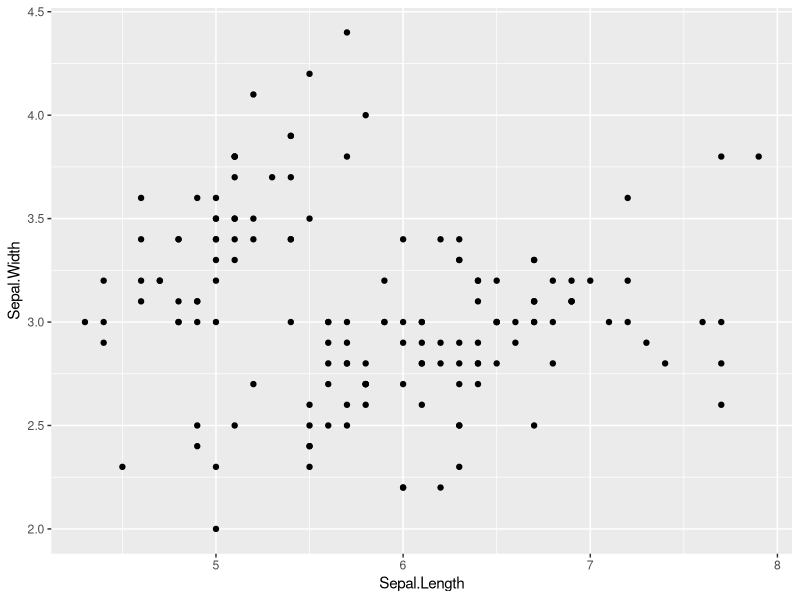
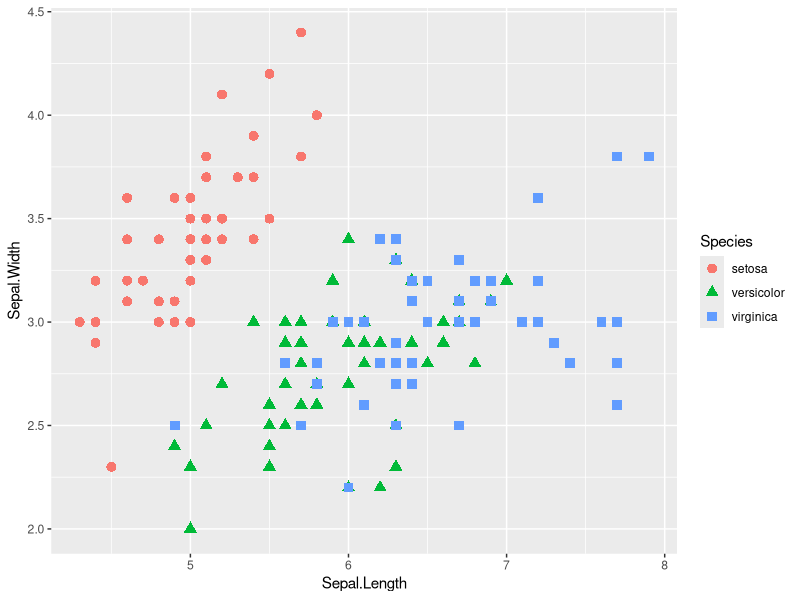
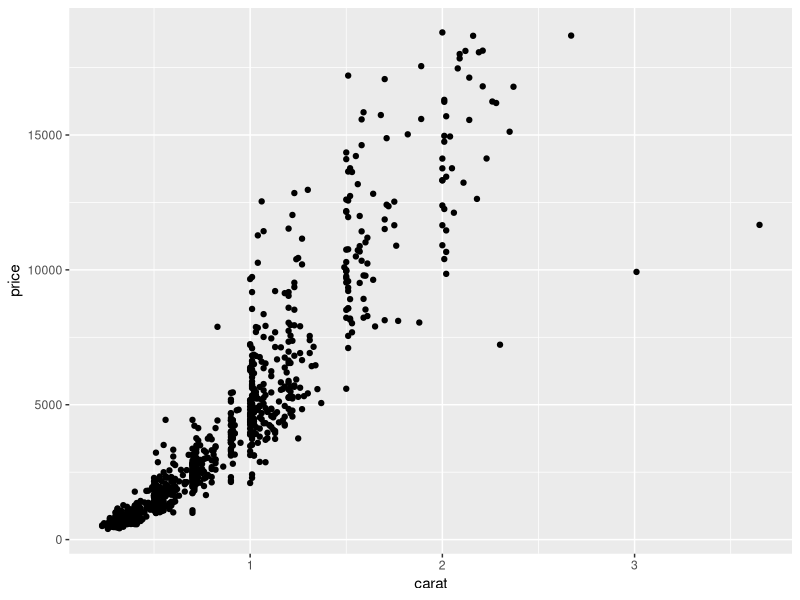
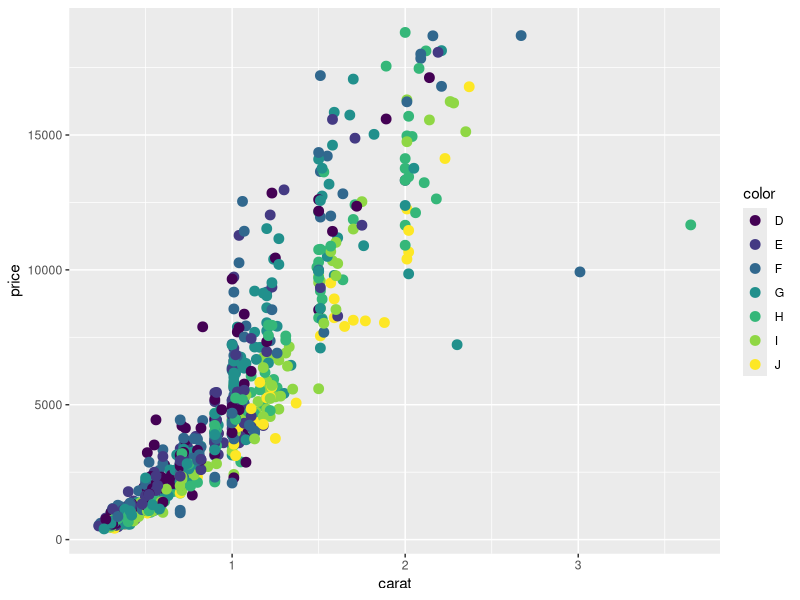
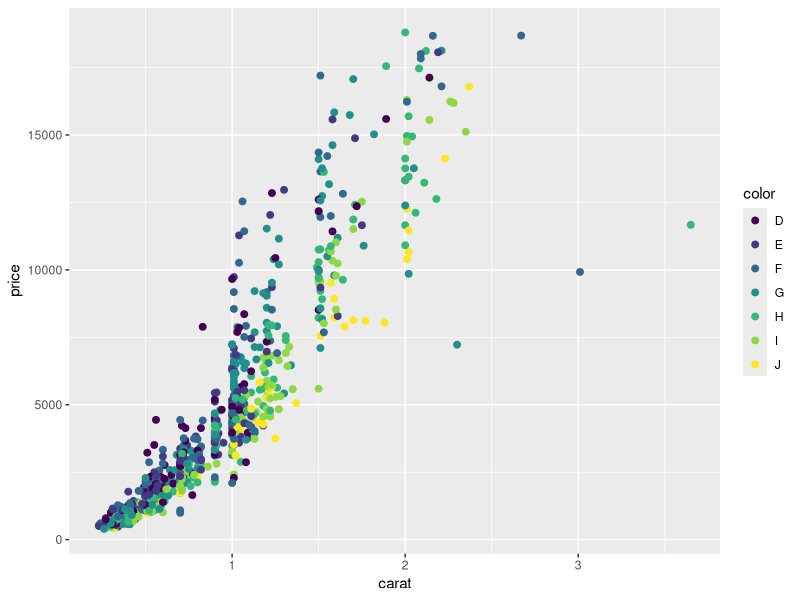
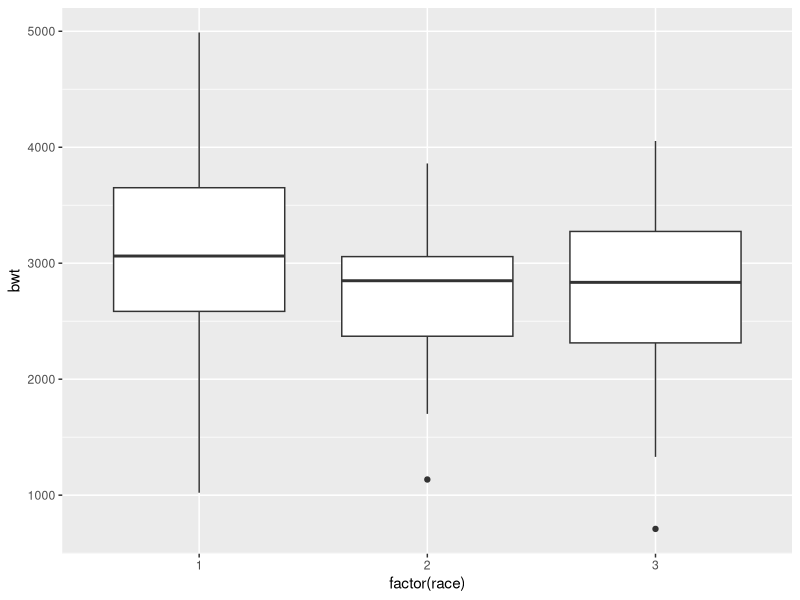
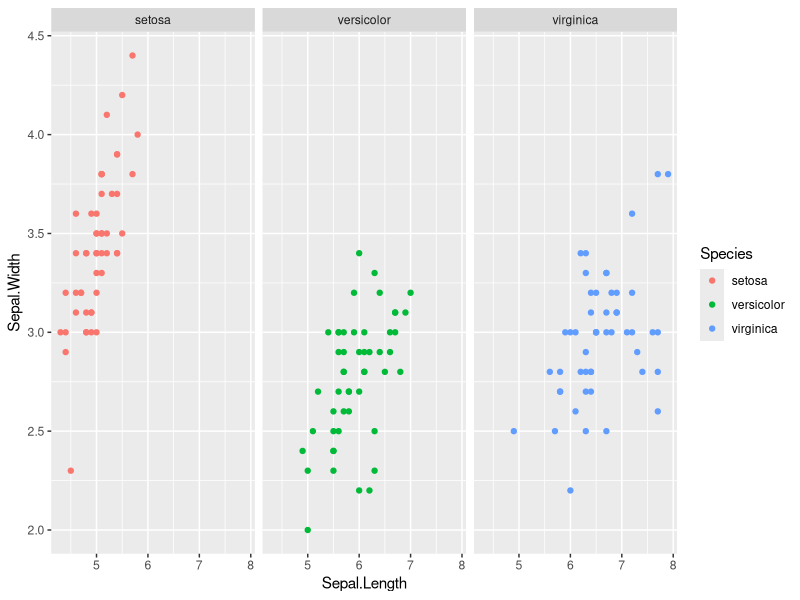
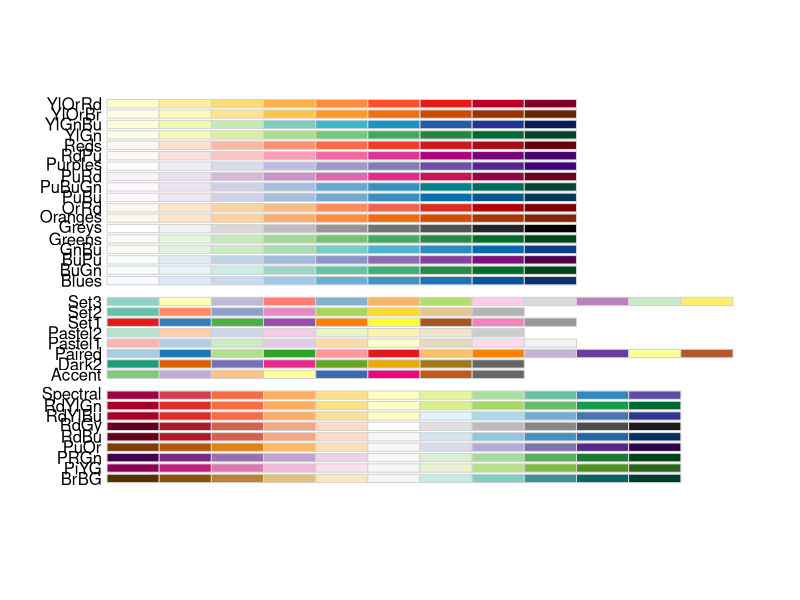

The R source for these figures, in order: (Note: this script raises an error after producing the figures.)
install.packages("ggplot2",dependencies=TRUE)
install.packages("plyr")
install.packages("ggthemes")
install.packages("reshape2")

library("ggplot2")
library("plyr")
library("ggthemes")
library("reshape2")
head(iris)
df <- melt(iris, id.vars = "Species")
myplot <- ggplot(data = iris, aes(x = Sepal.Length, y = Sepal.Width))
myplot + geom_point()
ggplot(iris, aes(Sepal.Length, Sepal.Width, color = Species)) + geom_point(aes(shape = Species),size = 3)
d2 <- diamonds[sample(1:dim(diamonds)[1], 1000), ]
my2ndplot <- ggplot(data = d2, aes(x = carat, y = price))
my2ndplot + geom_point()
ggplot(d2, aes(carat, price, color = color)) + geom_point(size = 3)
ggplot(d2, aes(carat, price, color = color)) + geom_point(size = 2)

library(MASS)
ggplot(birthwt, aes(factor(race), bwt)) + geom_boxplot()
ggplot(iris, aes(Sepal.Length, Sepal.Width, color = Species)) + geom_point() + facet_wrap(~ Species)
library(RColorBrewer)
display.brewer.all()
df <- melt(iris,id.vars = "Species")
ggplot(df, aes(Species, value, fill = variable)) + geom_bar(stat = "identity", position = "dodge") + scale_fill_brewer(palette = "Set1")
h <- ggplot(faithful, aes(x = waiting))
h + geom_histogram(binwidth = 8, colour = "black")
ggplot(df, aes(clarity, value, fill = variable)) + geom_bar(stat = "identity", position = "dodge") + scale_fill_brewer(palette = "Set1")

ggplot(d2, aes(clarity, fill = cut)) + geom_bar(position = "dodge")
